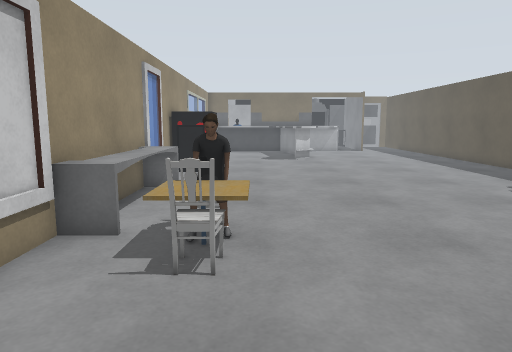
[1] (above)

16 first-person views from a walk through a Gazebo world. The camera is 1.2 m above the floor, tilts 8° down and sees 70° across. The floor is counted in squares, 0.5 m on a side. Each view is taken from the middle of a square. On the plan, view 1 faces up. The plan holds only what a view shows up to about 20 squares ahead; the rest is blank. The place goes on beyond the plan. Some surface patterns are stand-ins.

[2]
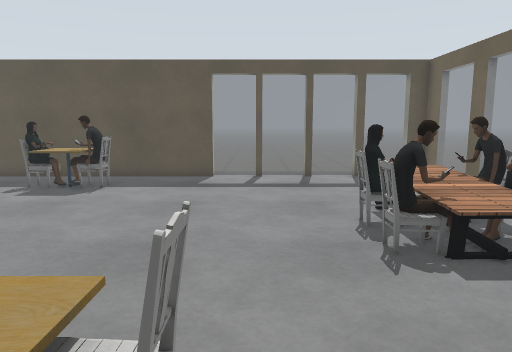

[3]
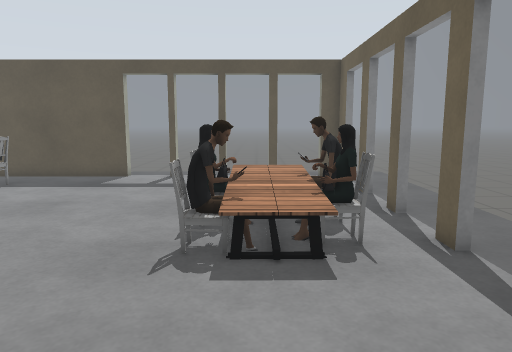

[4]
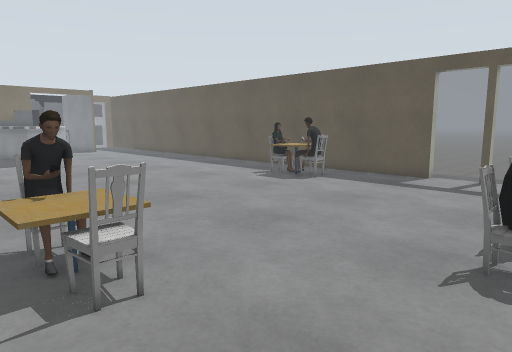

[5]
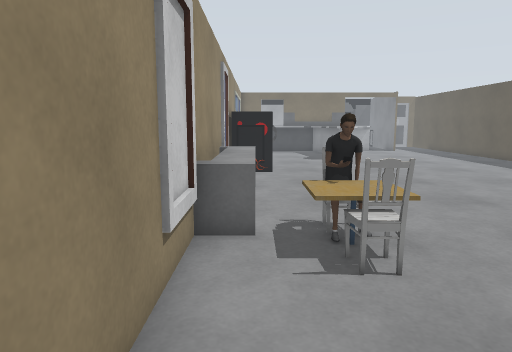

[6]
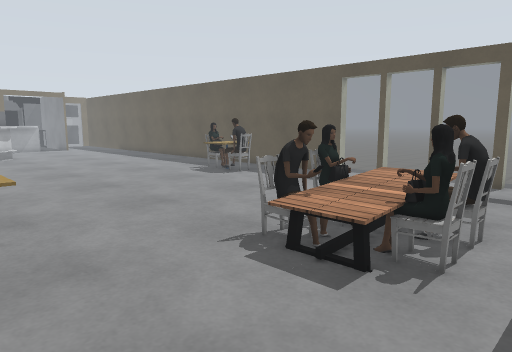

[7]
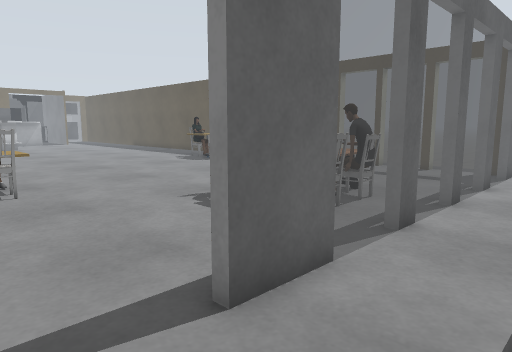

[8]
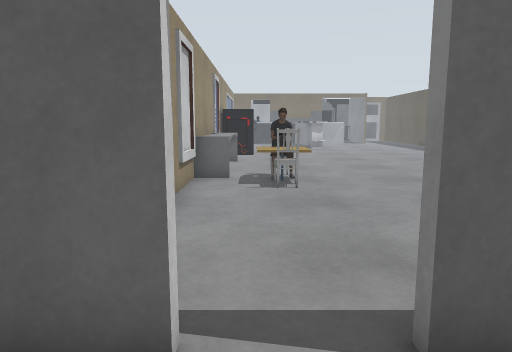

[9]
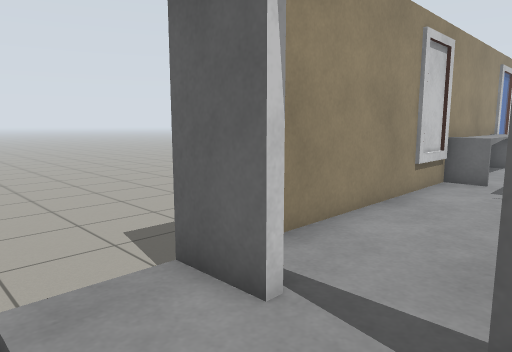

[10]
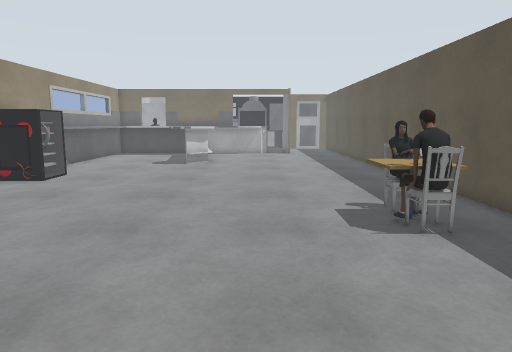

[11]
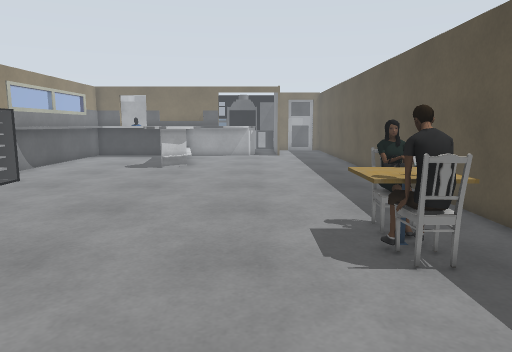

[12]
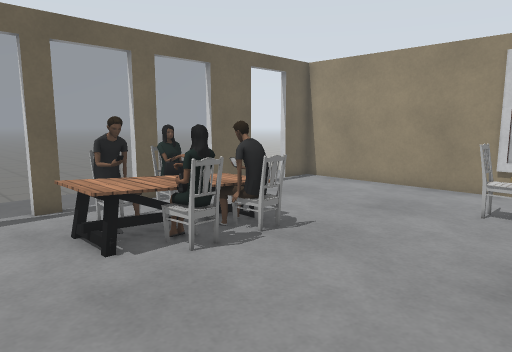

[13]
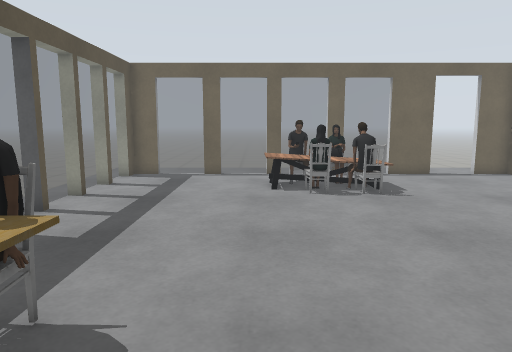

[14]
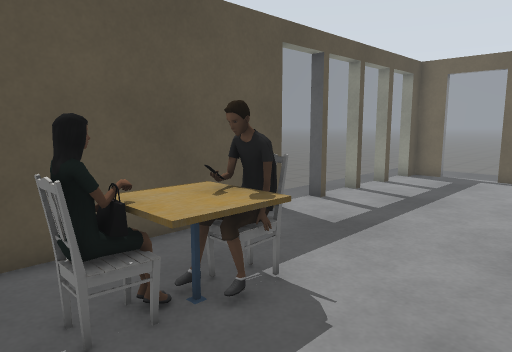

[15]
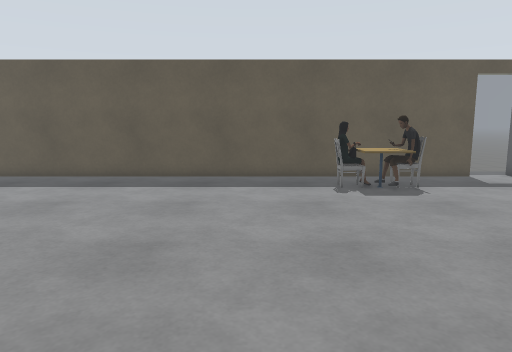

[16]
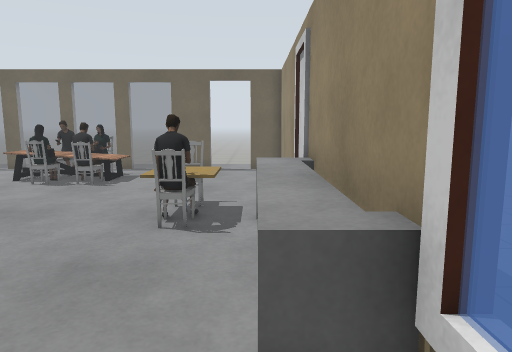

### Floor plan
Key: @ floor where view 1 was taken; # wall or solid block; . main floor; - floor 0.25 m lower than the main floor; / step, stairs or slope; = window, fence, low wall or low ledge; C chair; T cafe table; P person; I dining table.
Columns run from 8 left of view 1 to 18 right of it. Each row starts with its distance up from view 1.
 25     ##....##..........#
 24     #.................#
 23     #.................#
 22     #.................#
 21     ###...............#
 20     ##=...............#
 19     ##=...............#
 18     #.................#
 17    ##.................#
 16     =.................#
 15    ==.................#
 14    ##=.............CP.#
 13     #=............TCT.#
 12     #=............TPT.#
 11     #=............TCT.#
 10     #=................#
  9     #=.C..............#
  8     #=TPT.............#
  7     #.TTT.............=.
  6     #.TCT.............=./
  5     #..C..............=./
  4     #.................=./
  3     #.......C.C.......=.
  2     #......IPPPI......=./--
  1     #......IPIIII.....=./ -
  0     #...@..IPPPII.....=.  -
 -1 --  #.......CCCP......=./--
 -2 --- #.................#./--
 -3 ---###..##==#==#==#==##.
 -4 ----..................
 -5 ----... ..............
 -6      -- -

Positions as (right, up) in squares from view 1, and headings:
1: (0, 0), facing up
2: (-3, 5), facing right
3: (-3, 1), facing right
4: (-3, 1), facing up-right
5: (-3, 0), facing up
6: (-2, -3), facing up-right
7: (-3, -6), facing up-right
8: (-2, -6), facing up
9: (0, -6), facing up-left
10: (7, 3), facing up
11: (8, 5), facing up
12: (10, 8), facing down-left
13: (8, 15), facing down
14: (7, 15), facing down-right
15: (-3, 17), facing right
16: (-3, 17), facing down
